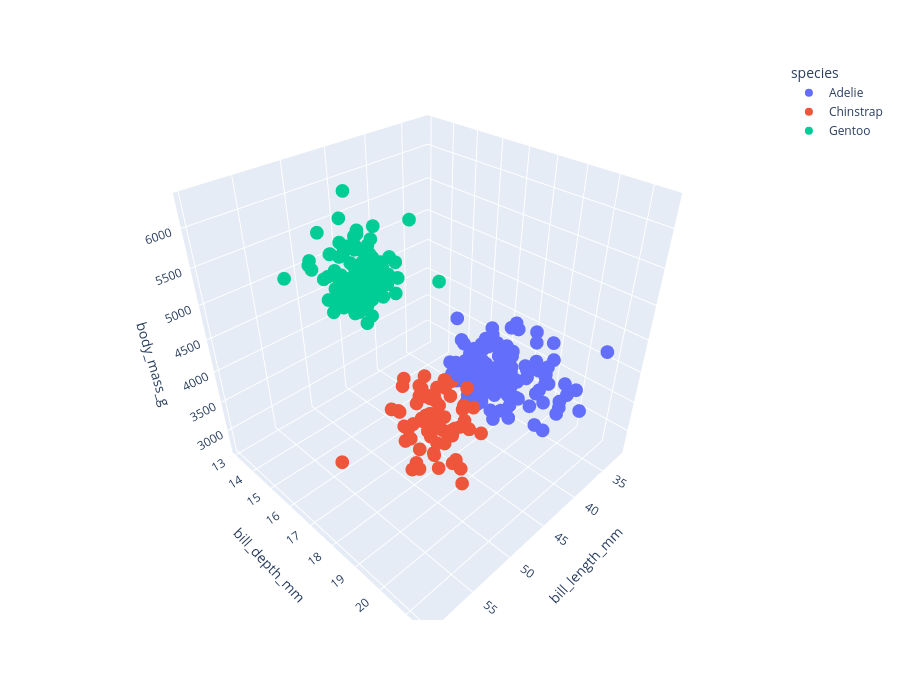

The code cell stored with this chart in its notebook:
### Code cell
import plotly.express as px

fig = px.scatter_3d(penguins, x = "bill_length_mm", y = "bill_depth_mm", z = "body_mass_g", color = "species")
fig.update_layout(height=700)
